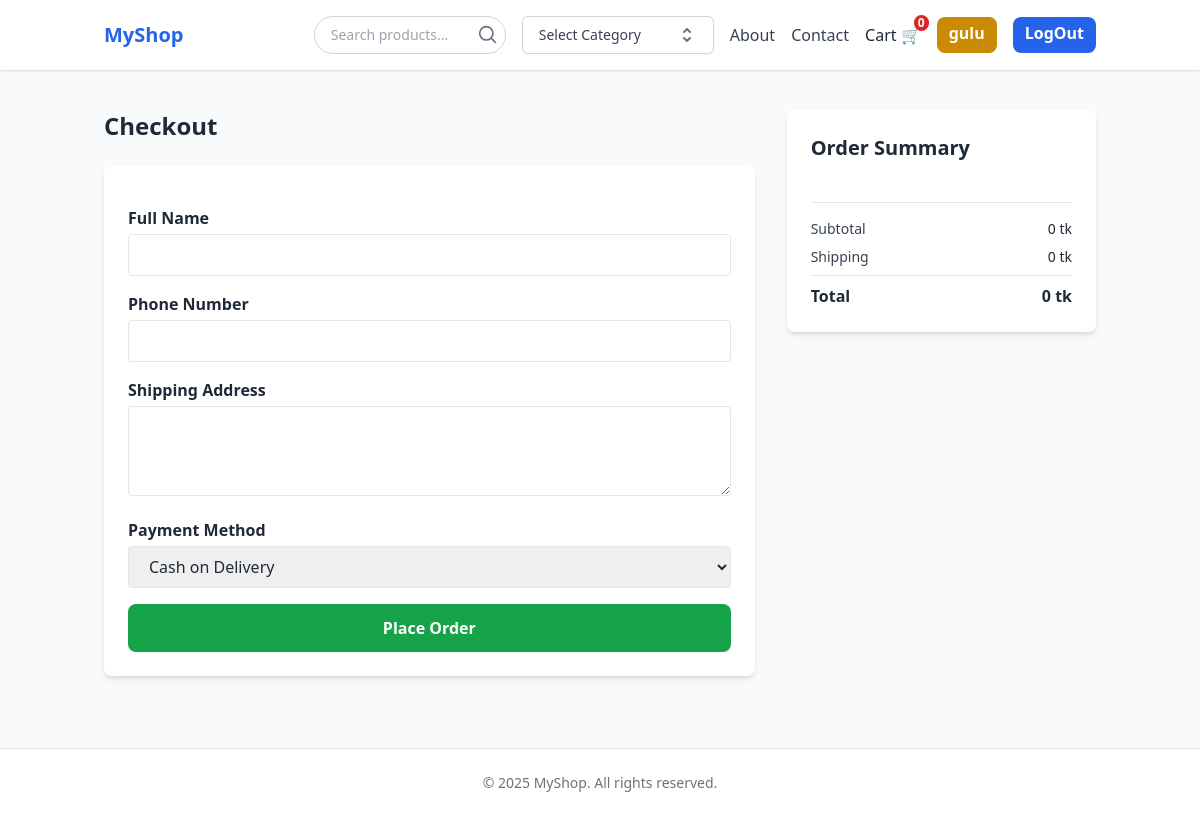
Page /checkout/ (signed in) on the earlier database version.
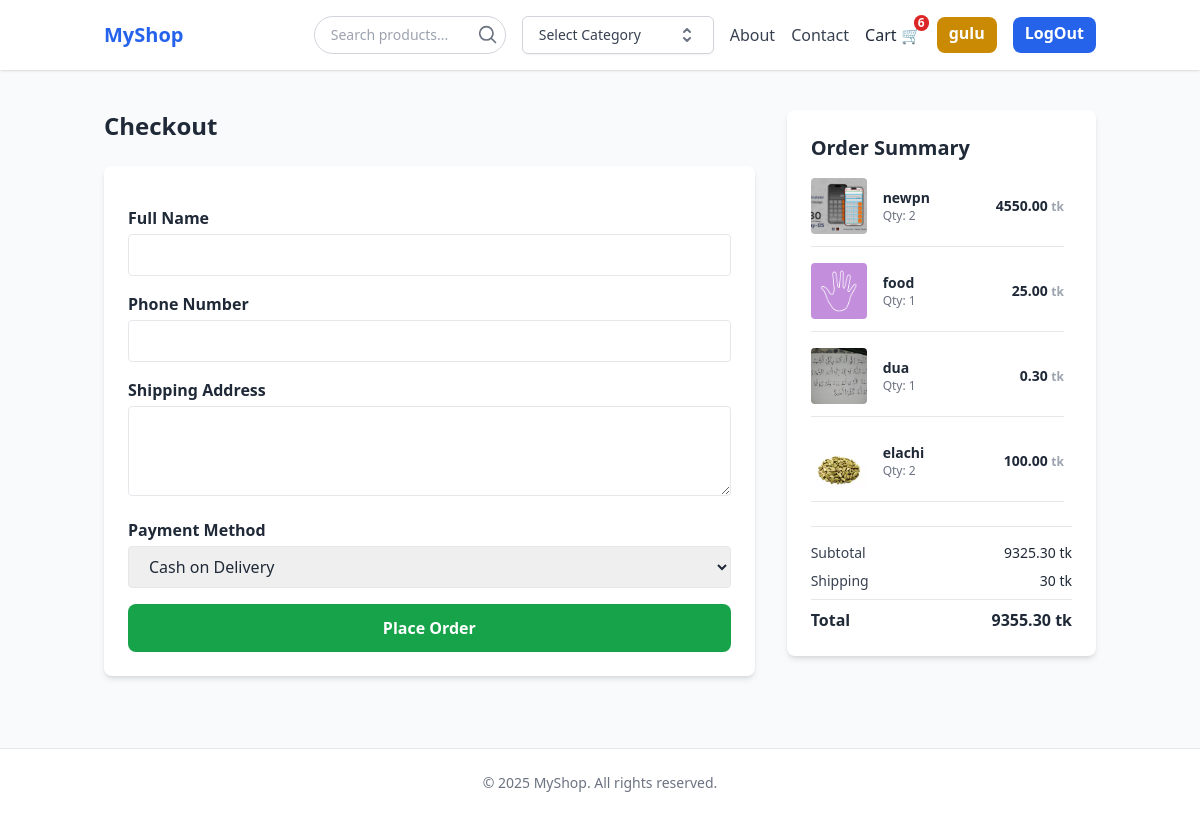
Same page on the later database version.
### cart/models.py (models this page shows, shortened)
class CartItem(models.Model):
    cart = models.ForeignKey(Cart, on_delete=models.CASCADE, related_name='items')
    product = models.ForeignKey(Product, on_delete=models.CASCADE)
    quantity = models.PositiveIntegerField(default=1, validators=[MinValueValidator(1)])
    is_selected = models.BooleanField(default=True)
    added_at = models.DateTimeField(auto_now_add=True)

### store/models.py (models this page shows, shortened)
class Product(models.Model):
    name = models.CharField(max_length=100)
    price = models.DecimalField(max_digits=10, decimal_places=2)
    category = models.ForeignKey(Category, on_delete=models.CASCADE, default=1)
    description = models.CharField(max_length=255, blank=True, null=True)
    image = models.ImageField(upload_to='products/')
    on_sale = models.BooleanField(default=False)
    sale_price = models.DecimalField(default=0, max_digits=10, decimal_places=2)

### payments/views.py (the view)
# urls.py: path('', views.order_details, name='checkout'),
def order_details(request):
    cart = CartManager(request)
    cart_items, subtotal_price =cart.cart_products()
    shipping = 30 if subtotal_price!=0 else 0
    total = subtotal_price+shipping
    return render(request, 'payments/checkout.html', {'cart_products': cart_items, 'subtotal': subtotal_price, 'shipping': shipping, 'total': total})

### cart/cart.py (called while the page is built)
    def cart_products(self):
        cart_items = self.cart.items.select_related("product")
        total = self.checkout_totals(cart_items)
        return cart_items, total

    def checkout_totals(self, cart_items):
        return sum((p.product.sale_price if p.product.on_sale else p.product.price) * p.quantity for p in cart_items)

    def __getattr__(self, name):
        return getattr(self.cart, name)

### cart/context_processors.py (called while the page is built)
def cart(request):
    if request.user.is_authenticated and not request.user.is_staff:
        cart = loggedUserCart.objects.filter(user=request.user, is_active=True).order_by('-created_at').first()
        if not cart:
            cart = loggedUserCart.objects.create(user=request.user, is_active=True)
        return {
            'cart': cart,
            'prod_count': cart.cart_total_items,
        }
    else:
        cart = SessionCart(request)
        return {
            'cart': cart,
            'prod_count': sum(cart.cart.values()),
        }

### cart/models.py (called while the page is built)
    @property
    def cart_total_items(self):
        return self.items.aggregate(total=Sum('quantity'))['total'] or 0

### payments/templates/payments/checkout.html (shortened to what this page needs)
{% extends 'store/base.html' %}
{% block content %}
<div class="max-w-6xl mx-auto max-h-full px-4 py-10 grid grid-cols-1 lg:grid-cols-3 gap-8">
  <div class="lg:col-span-2">
    <h1 class="text-2xl font-bold mb-6">Checkout</h1>
    <form method="POST" action="" class="bg-white shadow-md rounded-lg p-6 space-y-4">
      <div>
        <label class="block font-semibold mb-1">Full Name</label>
        <input type="text" name="full_name" required class="w-full border rounded px-4 py-2">
      </div>
      <div>
        <label class="block font-semibold mb-1">Phone Number</label>
        <input type="text" name="phone" required class="w-full border rounded px-4 py-2">
      </div>
      <div>
        <label class="block font-semibold mb-1">Shipping Address</label>
        <textarea name="address" rows="3" required class="w-full border rounded px-4 py-2"></textarea>
      </div>
      <div>
        <label class="block font-semibold mb-1">Payment Method</label>
        <select name="payment_method" id="payment-method" class="w-full border rounded px-4 py-2">
          <option value="cod">Cash on Delivery</option>
        </select>
      </div>
      <button type="submit" class="w-full mt-4 bg-green-600 hover:bg-green-700 text-white py-3 rounded-lg font-semibold transition">
        Place Order
      </button>
    </form>
  </div>
  <div class="bg-white shadow-md rounded-lg p-6 sticky top-10 h-fit">
    <h2 class="text-xl font-bold mb-4">Order Summary</h2>
    <div class="space-y-4 max-h-[400px] overflow-y-auto pr-2">
      {% for item in cart_products %}
        <div class="flex items-center gap-4 border-b pb-3">
          <img src="{{ item.product.image.url }}" alt="Product" class="w-14 h-14 object-cover rounded">
          <div class="flex-1">
            <h3 class="text-sm font-semibold">{{ item.product.name }}</h3>
            <p class="text-xs text-gray-500">Qty: {{ item.quantity }}</p>
          </div>
          <div class="text-sm font-semibold text-gray-800">
            {% if item.product.on_sale %}
              {{ item.product.sale_price }}
            {% else %}
              {{ item.product.price }}
            {% endif %}
            <span class="text-xs text-gray-400">tk</span>
          </div>
        </div>
      {% endfor %}
    </div>
    <div class="mt-6 pt-4 border-t text-sm">
      <div class="flex justify-between mb-2">
        <span class="text-gray-700">Subtotal</span>
        <span>{{ subtotal }} tk</span>
      </div>
      <div class="flex justify-between mb-2">
        <span class="text-gray-700">Shipping</span>
        <span>{{ shipping }} tk</span>
      </div>
      <div class="flex justify-between font-bold text-base border-t pt-2">
        <span>Total</span>
        <span>{{ total }} tk</span>
      </div>
    </div>
  </div>
</div>
{% endblock %}

### store/templates/store/base.html (shortened to what this page needs)
{% load static %}
<!DOCTYPE html>
<html lang="en">
<head>
    <script src="https://cdn.tailwindcss.com"></script>
    <link rel="stylesheet" href="{% static 'store/style.css' %}">
</head>
<body class="flex flex-col min-h-screen bg-gray-50 text-gray-800">
    <header class="bg-white shadow">
        <div class="container mx-auto px-4 py-4 flex justify-between items-center">
            <a href="{% url 'home' %}" class="text-xl font-bold text-blue-600">MyShop</a>
            <nav class="flex items-center space-x-4">
                <form method="GET" action="{% url 'home' %}" class="relative w-48">
                    <input
                        type="text"
                        name="q"
                        placeholder="Search products..."
                        value="{{ request.GET.q }}"
                        class="w-full pl-4 pr-10 py-2 border border-gray-300 rounded-full text-sm focus:outline-none focus:ring-2 focus:ring-blue-400"
                    />
                    <button type="submit" class="absolute right-2 top-1/2 transform -translate-y-1/2 text-gray-500 hover:text-blue-600">
                        <svg xmlns="http://www.w3.org/2000/svg" class="h-5 w-5" fill="none"
                            viewBox="0 0 24 24" stroke="currentColor" stroke-width="2">
                            <path stroke-linecap="round" stroke-linejoin="round"
                                d="M21 21l-4.35-4.35M10 18a8 8 0 100-16 8 8 0 000 16z"/>
                        </svg>
                    </button>
                </form>
                <a href="" class="text-gray-700 hover:text-blue-500">
                    <div class="relative inline-block group">
                        <button class="inline-flex items-center justify-between w-48 px-4 py-2 bg-white border border-gray-300 rounded-md shadow-sm text-sm font-medium text-gray-700 hover:bg-gray-100">
                        Select Category
                        <svg class="w-5 h-5 ml-2 text-gray-500" xmlns="http://www.w3.org/2000/svg" fill="none" viewBox="0 0 20 20" stroke="currentColor">
                            <path stroke-linecap="round" stroke-linejoin="round" stroke-width="2" d="M7 7l3-3 3 3m0 6l-3 3-3-3" />
                        </svg>
                        </button>
                    </div>
                </a>
                <a href="" class="text-gray-700 hover:text-blue-500">About</a>
                <a href="" class="text-gray-700 hover:text-blue-500">Contact</a>
                <a href="{% url 'cart' %}" class="relative hover:text-blue-500">Cart 🛒
                    <span id="count" class="absolute -top-2 -right-2 inline-flex items-center justify-center px-1 py-0.5 text-xs font-bold leading-none text-white bg-red-600 rounded-full">
                        {{prod_count|default:0}}
                    </span>
                </a>
                {% if user.is_authenticated %}
                    <a href="{% url 'update-user' %}" class="text-white hover:bg-yellow-700 bg-yellow-600 font-semibold px-3 py-1 pb-2 rounded-lg">{{ user.username }}</a>
                    <a href="{% url 'logout' %}" class="text-white hover:bg-blue-700 bg-blue-600 font-semibold px-3 py-1 pb-2 rounded-lg">LogOut</a>
                {% else %}
                    <a href="{% url 'login' %}" class="text-white hover:bg-blue-700 bg-blue-600 font-semibold px-3 py-1 pb-2 rounded-lg">LogIn</a>
                    <a href="{% url 'register' %}" class="text-white hover:bg-blue-700 bg-blue-600 font-semibold px-3 py-1 pb-2 rounded-lg">Register</a>
                {% endif %}
            </nav>
        </div>
    </header>
    <div id="toast-container" class="fixed inset-0 flex flex-col items-center justify-center z-50 pointer-events-none">
    </div>
    <main class="container mx-auto">
        {% block content %}{% endblock %}
    </main>
    <footer class="bg-white border-t mt-8">
        <div class="container mx-auto px-4 py-6 text-center text-sm text-gray-500">
            &copy; {{ year|default:2025 }} MyShop. All rights reserved.
        </div>
    </footer>
</body>
</html>

Differences in the rows shown:
added CartItem: product.image (picture), product.name "newpn", quantity "2", product.sale_price "4550.00"
added CartItem: product.image (picture), product.name "food", quantity "1", product.price "25.00"
added CartItem: product.image (picture), product.name "dua", quantity "1", product.price "0.30"
added CartItem: product.image (picture), product.name "elachi", quantity "2", product.price "100.00"
Other differences:
{{ prod_count|default:0 }}: "0" → "6"
{{ subtotal }}: "0" → "9325.30"
{{ shipping }}: "0" → "30"
{{ total }}: "0" → "9355.30"
